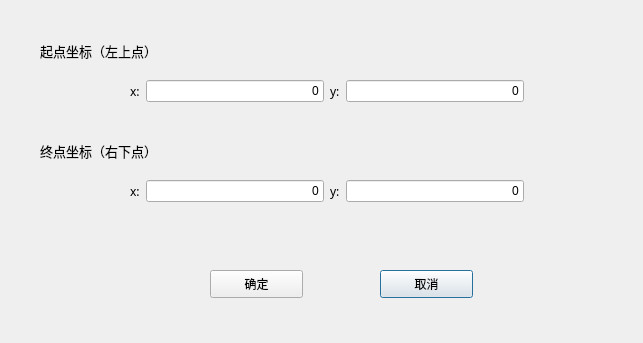
<?xml version="1.0" encoding="UTF-8"?>
<ui version="4.0">
 <class>point_Dialog</class>
 <widget class="QDialog" name="point_Dialog">
  <property name="geometry">
   <rect>
    <x>0</x>
    <y>0</y>
    <width>643</width>
    <height>343</height>
   </rect>
  </property>
  <property name="windowTitle">
   <string>点设置</string>
  </property>
  <widget class="QPushButton" name="Button_PointCancel">
   <property name="geometry">
    <rect>
     <x>380</x>
     <y>270</y>
     <width>93</width>
     <height>28</height>
    </rect>
   </property>
   <property name="font">
    <font>
     <family>微软雅黑</family>
    </font>
   </property>
   <property name="text">
    <string>取消</string>
   </property>
  </widget>
  <widget class="QLabel" name="label_end">
   <property name="geometry">
    <rect>
     <x>40</x>
     <y>140</y>
     <width>151</width>
     <height>21</height>
    </rect>
   </property>
   <property name="font">
    <font>
     <family>楷体</family>
     <pointsize>10</pointsize>
    </font>
   </property>
   <property name="text">
    <string>终点坐标（右下点）</string>
   </property>
  </widget>
  <widget class="QWidget" name="layoutWidget">
   <property name="geometry">
    <rect>
     <x>130</x>
     <y>180</y>
     <width>394</width>
     <height>23</height>
    </rect>
   </property>
   <layout class="QHBoxLayout" name="horizontalLayout_2">
    <item>
     <widget class="QLabel" name="label_end_x">
      <property name="font">
       <font>
        <family>微软雅黑</family>
       </font>
      </property>
      <property name="text">
       <string>x:</string>
      </property>
     </widget>
    </item>
    <item>
     <widget class="QLineEdit" name="lineEdit_end_x">
      <property name="text">
       <string>0</string>
      </property>
      <property name="alignment">
       <set>Qt::AlignRight|Qt::AlignTrailing|Qt::AlignVCenter</set>
      </property>
     </widget>
    </item>
    <item>
     <widget class="QLabel" name="label_end_y">
      <property name="font">
       <font>
        <family>微软雅黑</family>
       </font>
      </property>
      <property name="text">
       <string>y:</string>
      </property>
     </widget>
    </item>
    <item>
     <widget class="QLineEdit" name="lineEdit_end_y">
      <property name="text">
       <string>0</string>
      </property>
      <property name="alignment">
       <set>Qt::AlignRight|Qt::AlignTrailing|Qt::AlignVCenter</set>
      </property>
     </widget>
    </item>
   </layout>
  </widget>
  <widget class="QWidget" name="layoutWidget_2">
   <property name="geometry">
    <rect>
     <x>130</x>
     <y>80</y>
     <width>394</width>
     <height>23</height>
    </rect>
   </property>
   <layout class="QHBoxLayout" name="horizontalLayout">
    <item>
     <widget class="QLabel" name="label_start_x">
      <property name="font">
       <font>
        <family>微软雅黑</family>
       </font>
      </property>
      <property name="text">
       <string>x:</string>
      </property>
     </widget>
    </item>
    <item>
     <widget class="QLineEdit" name="lineEdit_start_x">
      <property name="layoutDirection">
       <enum>Qt::LeftToRight</enum>
      </property>
      <property name="text">
       <string>0</string>
      </property>
      <property name="alignment">
       <set>Qt::AlignRight|Qt::AlignTrailing|Qt::AlignVCenter</set>
      </property>
     </widget>
    </item>
    <item>
     <widget class="QLabel" name="label_start_y">
      <property name="font">
       <font>
        <family>微软雅黑</family>
       </font>
      </property>
      <property name="text">
       <string>y:</string>
      </property>
     </widget>
    </item>
    <item>
     <widget class="QLineEdit" name="lineEdit_start_y">
      <property name="text">
       <string>0</string>
      </property>
      <property name="alignment">
       <set>Qt::AlignRight|Qt::AlignTrailing|Qt::AlignVCenter</set>
      </property>
     </widget>
    </item>
   </layout>
  </widget>
  <widget class="QPushButton" name="Button_PointCommit">
   <property name="geometry">
    <rect>
     <x>210</x>
     <y>270</y>
     <width>93</width>
     <height>28</height>
    </rect>
   </property>
   <property name="font">
    <font>
     <family>微软雅黑</family>
    </font>
   </property>
   <property name="text">
    <string>确定</string>
   </property>
  </widget>
  <widget class="QLabel" name="label_start">
   <property name="geometry">
    <rect>
     <x>40</x>
     <y>40</y>
     <width>151</width>
     <height>21</height>
    </rect>
   </property>
   <property name="font">
    <font>
     <family>楷体</family>
     <pointsize>10</pointsize>
    </font>
   </property>
   <property name="text">
    <string>起点坐标（左上点）</string>
   </property>
  </widget>
 </widget>
 <resources/>
 <connections/>
</ui>
